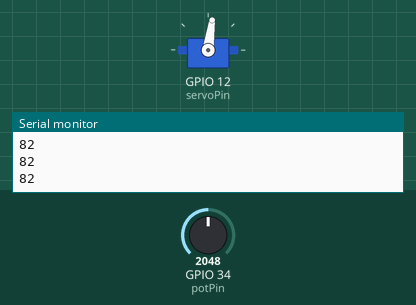
Recording of a sketch running on a simulated ESP32. Parts: servo, the last lines printed to the serial monitor. The inputs (shaded band) are chosen by the test bench; at power-on: GPIO 34 (potPin) = 2048.

Above: at 1.2 s.
1.3 s: GPIO 34 (potPin) set to 2866
At 1.8 s:
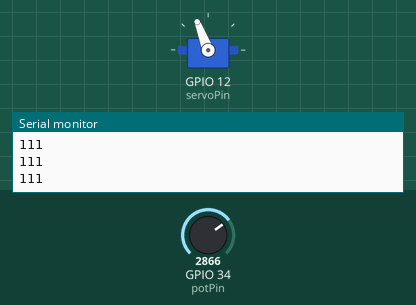
2.8 s: GPIO 34 (potPin) set to 3603
At 3.9 s:
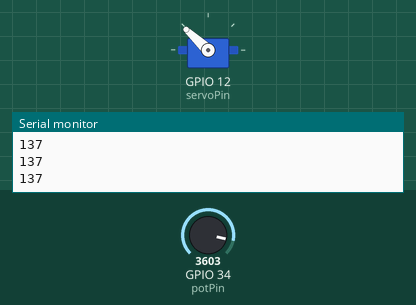
4.3 s: GPIO 34 (potPin) set to 4095
At 5.5 s:
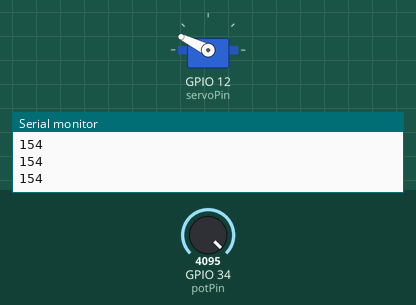
5.8 s: GPIO 34 (potPin) set to 1228
At 6.3 s:
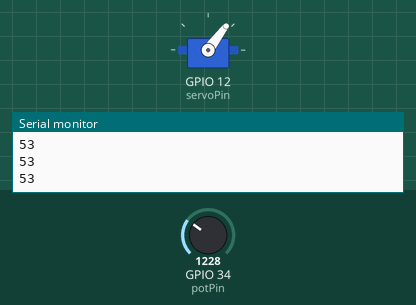
7.3 s: GPIO 34 (potPin) set to 491
At 7.9 s:
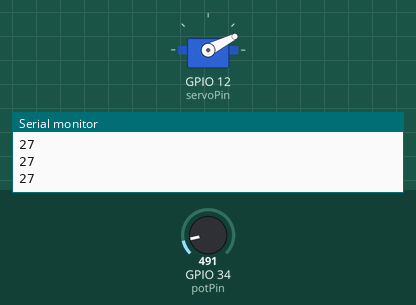
8.8 s: GPIO 34 (potPin) set to 2047
At 9.9 s:
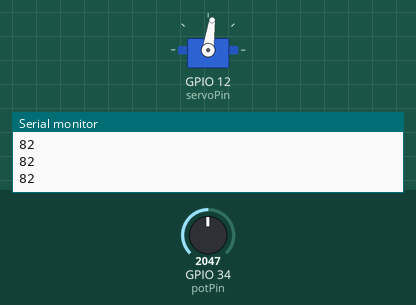
Timing chart, 0 to 11.3 s (numbered marks = the images above; inputs shaded):
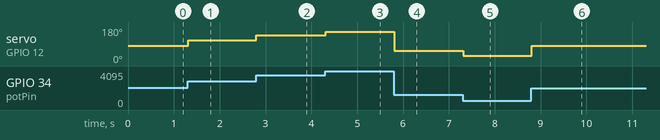

The sketch:

esp_Servo_1.ino
```cpp
// Include the ESP32 Arduino Servo Library instead of the original Arduino Servo Library
#include <ESP32Servo.h>

Servo myservo;
int servoPin = 12;
int potPin = 34;
int ADC_Max = 4096;


int val;
void setup(){
  Serial.begin(115200);
  myservo.setPeriodHertz(50);
  myservo.attach(servoPin, 500, 2400);
}

void loop() {
  val = analogRead(potPin);
  val = map(val, 0, ADC_Max, 10, 155);
  myservo.write(val);
  Serial.println(val);
  delay(20);
}
```

Measured:
- after the input at 1.3 s, servo on GPIO 12 (servoPin): 82° → 111° at once
- after the input at 2.8 s, servo on GPIO 12 (servoPin): 111° → 137° at once
- after the input at 4.3 s, servo on GPIO 12 (servoPin): 137° → 154° at once
- after the input at 5.8 s, servo on GPIO 12 (servoPin): 154° → 53° at once
- after the input at 7.3 s, servo on GPIO 12 (servoPin): 53° → 27° at once
- after the input at 8.8 s, servo on GPIO 12 (servoPin): 27° → 82° at once
